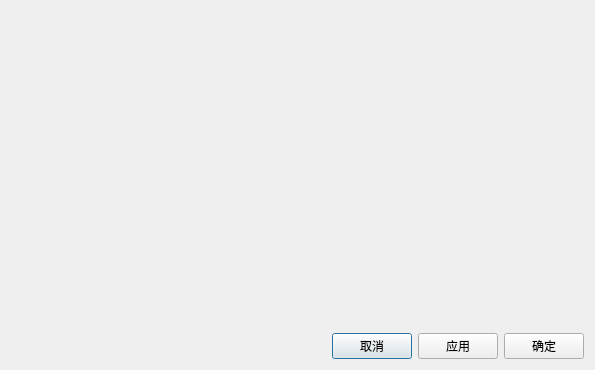
<?xml version="1.0" encoding="UTF-8"?>
<ui version="4.0">
 <class>Settings</class>
 <widget class="QDialog" name="Settings">
  <property name="geometry">
   <rect>
    <x>0</x>
    <y>0</y>
    <width>595</width>
    <height>370</height>
   </rect>
  </property>
  <property name="windowTitle">
   <string>Dialog</string>
  </property>
  <layout class="QVBoxLayout" name="verticalLayout">
   <item>
    <widget class="QWidget" name="widget" native="true"/>
   </item>
   <item>
    <layout class="QHBoxLayout" name="horizontalLayout_2">
     <item>
      <spacer name="horizontalSpacer">
       <property name="orientation">
        <enum>Qt::Horizontal</enum>
       </property>
       <property name="sizeHint" stdset="0">
        <size>
         <width>40</width>
         <height>20</height>
        </size>
       </property>
      </spacer>
     </item>
     <item>
      <layout class="QHBoxLayout" name="horizontalLayout">
       <item>
        <widget class="QPushButton" name="pushButton">
         <property name="text">
          <string>取消</string>
         </property>
        </widget>
       </item>
       <item>
        <widget class="QPushButton" name="pushButton_2">
         <property name="text">
          <string>应用</string>
         </property>
        </widget>
       </item>
       <item>
        <widget class="QPushButton" name="pushButton_3">
         <property name="text">
          <string>确定</string>
         </property>
        </widget>
       </item>
      </layout>
     </item>
    </layout>
   </item>
  </layout>
 </widget>
 <resources/>
 <connections/>
</ui>
